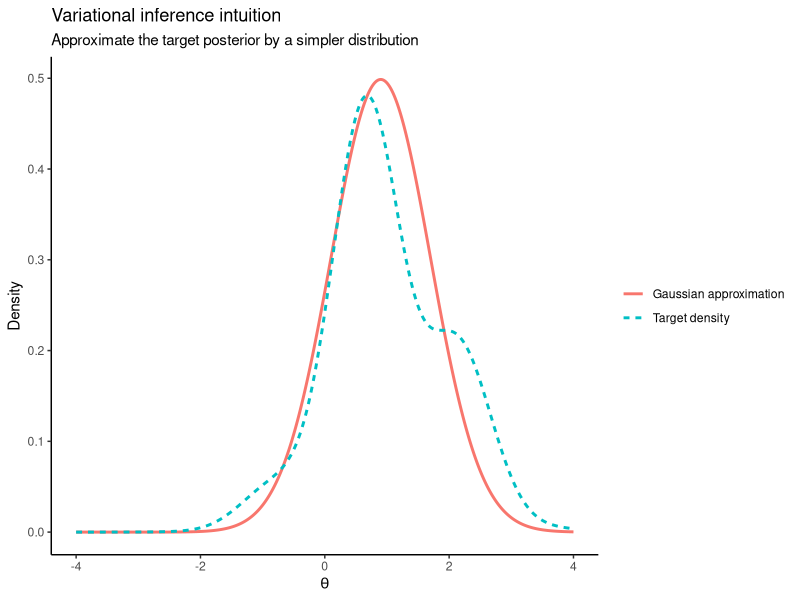
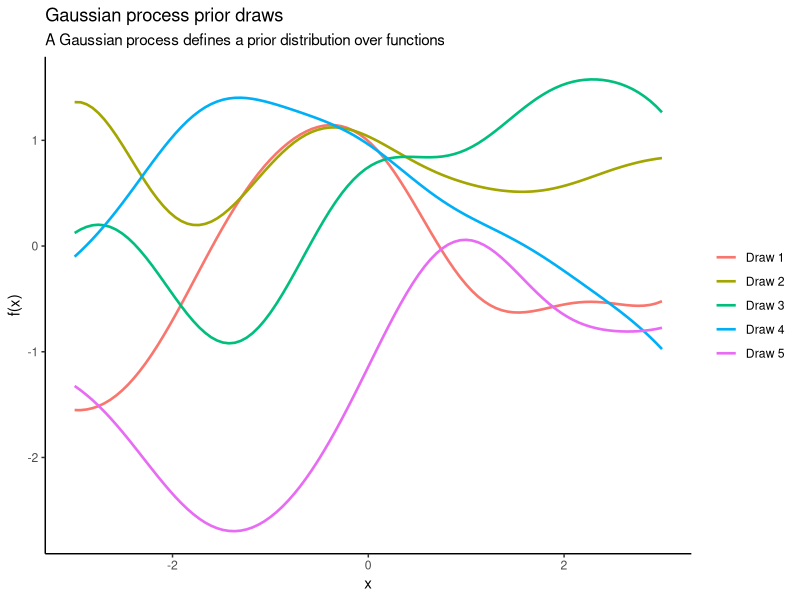

R code for these plots, in order:
## ---- chunk 1
#| label: fig-vi-intuition
#| fig-cap: "A target density and a simple Gaussian approximation."
#| warning: false
#| message: false

library(ggplot2)

theta_grid <- seq(-4, 4, length.out = 1000)

# Example target density: a non-Gaussian posterior-like shape
target_unnorm <- exp(-0.5 * (theta_grid - 1)^2) * (1 + 0.3 * sin(3 * theta_grid))
target_unnorm[target_unnorm < 0] <- 0
target_density <- target_unnorm / sum(target_unnorm) / (theta_grid[2] - theta_grid[1])

# A simple Gaussian approximation
q_density <- dnorm(theta_grid, mean = 0.9, sd = 0.8)

df_vi <- data.frame(
  theta = rep(theta_grid, 2),
  density = c(target_density, q_density),
  curve = factor(rep(c("Target density", "Gaussian approximation"),
                     each = length(theta_grid)))
)

ggplot(df_vi, aes(x = theta, y = density, color = curve, linetype = curve)) +
  geom_line(linewidth = 1) +
  labs(
    title = "Variational inference intuition",
    subtitle = "Approximate the target posterior by a simpler distribution",
    x = expression(theta),
    y = "Density",
    color = NULL,
    linetype = NULL
  ) +
  theme_classic()
## ---- chunk 2
#| label: fig-gp-prior-draws
#| fig-cap: "Draws from a Gaussian process prior."
#| warning: false
#| message: false

library(MASS)
library(ggplot2)

set.seed(8310)

x_grid <- seq(-3, 3, length.out = 100)

kernel_se <- function(x1, x2, alpha = 1, ell = 1) {
  alpha^2 * exp(-(outer(x1, x2, "-")^2) / (2 * ell^2))
}

K <- kernel_se(x_grid, x_grid, alpha = 1, ell = 1)
K <- K + 1e-8 * diag(length(x_grid))  # numerical stability

gp_draws <- MASS::mvrnorm(5, mu = rep(0, length(x_grid)), Sigma = K)

gp_df <- do.call(rbind, lapply(1:5, function(j) {
  data.frame(x = x_grid, y = gp_draws[j, ], draw = factor(paste("Draw", j)))
}))

ggplot(gp_df, aes(x = x, y = y, color = draw)) +
  geom_line(linewidth = 0.9) +
  labs(
    title = "Gaussian process prior draws",
    subtitle = "A Gaussian process defines a prior distribution over functions",
    x = "x",
    y = "f(x)",
    color = NULL
  ) +
  theme_classic()
